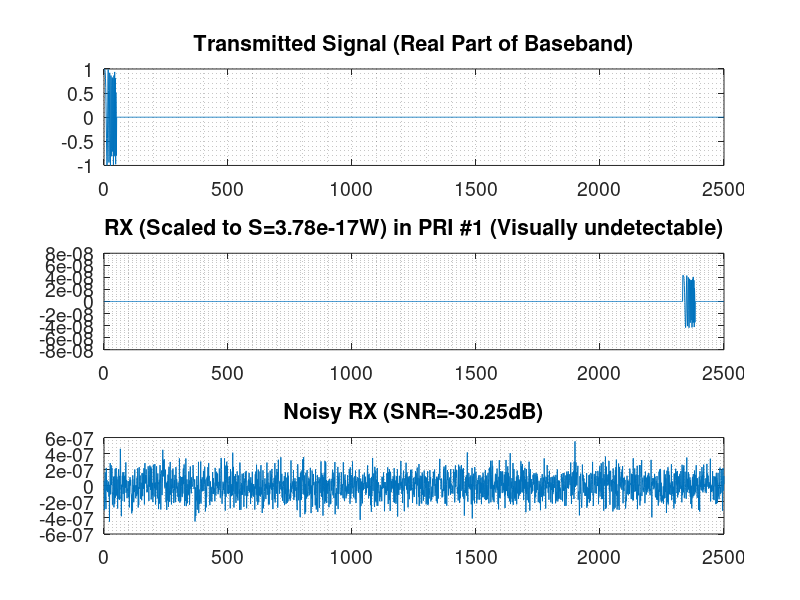

The MATLAB source for this figure: (Note: this script raises an error after producing the figure.)
function Correlation()
    close all;
    pkg load signal;
    clc;

    % =================================================================
    % 1. DEFINE RADAR and TARGET PARAMETERS (PHYSICAL & SYSTEM)
    % =================================================================
    c = 3e8;                                % light speed (m/s)
    T = 1e-6;                               % Pulse duration (s)
    fs = 50e6;                              % Sampling frequency (Hz)
    f_c = 10e9;                             % Carrier frequency (10 GHz - X-band)

    % --- MEDIUM RANGE PARAMETERS ---
    PRI = 50e-6;                            % PRI for max range 7.5 km
    target_dist = 7000;                     % Target at 7030 m (Multiple of 3m res.)

    % --- System & Target Physical Parameters (RADAR Range Equation) ---
    % Pt adjusted for a Single-Pulse SNR_in ~ -17 dB at 7 km
    Pt = 100.00;                            % FINAL Pt: 160 W, Realistic Medium Power
    G_dB = 20;                              % Antenna Gain (dBi)
    G = 10^(G_dB / 10);                     % Antenna Gain (unitless)
    lambda = c / f_c;                       % Wavelength (m)
    sigma = 1;                              % Target RCS (m^2)
    B = 1/T;                                % Receiver Bandwidth (Hz, Matched Filter)
    F = 2;                                  % Noise Figure (Unitless, approx 3 dB)
    L = 5;                                  % System Loss Factor (Unitless, approx 7 dB)

    % Constants
    k = 1.380649e-23;                       % Boltzmann's Constant (J/K)
    T0 = 290;                               % Standard Noise Temperature (K)

    % Integration
    Np = 8;                                 % <<< Set to 1 for UNDETECTABLE, then 100 for SUCCESS >>>

    % --- Practical Noise Components ---
    f_ripple = 120;
    V_ripple_rms = 5e-7;
    R_ref = 50;
    P_ripple = V_ripple_rms^2 / R_ref;

    % =================================================================
    % 2. TX SIGNAL GENERATION (COMPLEX BASEBAND)
    % =================================================================
    Ns = round(PRI*fs);                     % Samples per PRI (2500 samples)
    N = round(T * fs);                      % Pulse samples (N=50, MF Gain is 16.99 dB)
    t_pulse = (0:N-1)/fs;
    B_chirp = 20e6;                         % Chirp bandwidth (20 MHz ??? ~7.5 m range resolution)
    k_chirp = B_chirp / T;                  % Chirp rate
    tx_signal_bb = exp(1i * pi * k_chirp * 1 * t_pulse.^2);   % LFM chirp

    TX = zeros(Ns, Np);
    for p = 1:Np
        TX(1:N, p) = tx_signal_bb;
    end

    s1 = subplot(3,1,1);
    plot(real(TX(:,1)));
    set( s1, 'title', 'Transmitted Signal (Real Part of Baseband)' , 'fontsize', 14);
    grid minor on;

    % =================================================================
    % 3. RX SIGNAL GENERATION & SCALING
    % =================================================================

    time_delay = 2 * target_dist / c;
    d = round(time_delay * fs);

    % --- Calculate Single-Pulse SNR using RADAR Range Equation ---
    R = target_dist;
    Denominator_Loss = (4 * pi)^3 * R^4 * L;
    S_watts = (Pt * G^2 * lambda^2 * sigma) / Denominator_Loss;

    N_thermal_watts = k * T0 * B * F * L;

    SNR_single_ratio = S_watts / N_thermal_watts;
    SNR_single_dB = 10 * log10(SNR_single_ratio);

    fprintf(' Gain of TX/RX antenna and Calculated System Parameters (R=%.0fm):\n', R);
    fprintf(' Antenna gain for both TX & RX: %d dBi\n', G_dB);
    fprintf('  - Pt: %.2f W, MF Gain: %.2f dB\n', Pt, 10*log10(N));
    fprintf('  - Single-Pulse SNR (Theoretical): %.2f dB\n', SNR_single_dB);
    fprintf('  - S_watts: %.2e W, N_thermal: %.2e W\n', S_watts, N_thermal_watts);

    % --- Calculate Noise Standard Deviations ---
    sigma_n_thermal = sqrt(N_thermal_watts / 2);
    sigma_n_ripple = sqrt(P_ripple / 2);

    % --- RX matrix: delayed copy per pulse (Complex) ---
    RX_ideal = zeros(Ns, Np); % <<< FIXED: Initialized RX_ideal here >>>
    f_d = 200; % Doppler shift in Hz
    for p = 1:Np
        if d+N-1 <= Ns
            RX_ideal(d+1:d+N, p) = tx_signal_bb .* exp(1i * 2*pi * f_d * (t_pulse + (p-1)*PRI));
        end
    end

    % --- Scale the IDEAL RX signal to match the required S_watts ---
    % Note: RX_ideal is now defined from line 90
    P_ideal_current = mean(abs(RX_ideal(:)).^2);
    scale_factor = sqrt(S_watts / P_ideal_current);
    RX_scaled = RX_ideal * scale_factor;

    s2 = subplot(3,1,2);
    plot(real(RX_scaled(:,1)));
    grid minor on;
    set(s2, 'title', sprintf('RX (Scaled to S=%.2eW) in PRI #1 (Visually undetectable)', S_watts) , 'fontsize', 14);


    % 4. Add AWGN and Ripple Noise

    noise_thermal = sigma_n_thermal * (randn(size(RX_scaled)) + 1i * randn(size(RX_scaled)));

    t_full = (0:Ns*Np-1)/fs;
    ripple_i = sigma_n_ripple * sin(2*pi*f_ripple*t_full);
    ripple_q = sigma_n_ripple * cos(2*pi*f_ripple*t_full);
    noise_ripple_full = (ripple_i + 1i * ripple_q).';
    noise_ripple = reshape(noise_ripple_full, Ns, Np);

    noisy_rx_sig = RX_scaled + noise_thermal + noise_ripple;

    s3 = subplot(3,1,3);
    plot(real(noisy_rx_sig(:,1)));
    grid minor on;
    set( s3, 'title', sprintf('Noisy RX (SNR=%.2fdB)', SNR_single_dB) , 'fontsize', 14);

    % =================================================================
    % 5. MATCHED FILTERING & COHERENT INTEGRATION
    % =================================================================

    h = conj(fliplr(tx_signal_bb)) / norm(tx_signal_bb);
    MF = zeros(Ns+N-1, Np);
    %% The received signal is attenuated and buried beneath the noise floor,
    %% necessitating amplification via an LNA or AGC at the analog front-end.
    %% We normalize the raw input by its peak magnitude to ensure the ADC
    %% utilizes its full dynamic range, preventing underflow or saturation
    %% during fixed-point operations.
    peak_rx = max(noisy_rx_sig(:));                       % find max
    norm_noisy_rx = noisy_rx_sig./peak_rx;              % normalize noisy rx
    for p = 1:Np
        MF(:, p) = myconv(norm_noisy_rx(:, p), h);
    end

    expected_conv_idx = d + N;
    half_win = round(2.5 * N);
    win_idx = max(1, expected_conv_idx - half_win) : min(size(MF,1), expected_conv_idx + half_win);
    coherent_sum = sum(MF(win_idx, :), 2);

    lag_samples_vec = win_idx - N;
    lag_axis_s = lag_samples_vec / fs;
    range_axis = (lag_axis_s * c) / 2;

    single_pulse_result = MF(win_idx, 1);

    % =================================================================
    % 6. PLOTTING & DIAGNOSTICS
    % =================================================================

    figure('Name', sprintf('Integration Comparison (Np=%d, SNR=%.2fdB)', Np, SNR_single_dB));

    s_comp = subplot(2,1,1);
    plot(range_axis, abs(single_pulse_result), 'b', 'LineWidth', 1.2);
    hold on;
    plot(range_axis, abs(coherent_sum), 'r', 'LineWidth', 1.2);
    title(sprintf('Coherent Integration vs. Single Pulse (Np=%d)', Np));
    xlabel('Range (m)');
    ylabel('Amplitude');
    legend('Single Pulse', sprintf('Coherent Sum (Gain: %.1fdB)', 10*log10(Np)));
    grid on;

    s_db = subplot(2,1,2);
    plot(range_axis, 20*log10(abs(single_pulse_result)+eps), 'b', 'LineWidth', 1.2);
    hold on;
    plot(range_axis, 20*log10(abs(coherent_sum)+eps), 'r', 'LineWidth', 1.2);
    title('Matched Filter Output (dB)');
    xlabel('Range (m)');
    ylabel('20*log10(|R|) [dB]');
    legend('Single Pulse', sprintf('Coherent Sum (Np=%d)', Np));
    grid on;

    % --- compute observed SNR ---
    [peak_val_single, ~] = max(abs(single_pulse_result));
    [peak_val_coherent, peak_idx] = max(abs(coherent_sum));

    len_cs = length(coherent_sum);
    noise_region = 1 : max(1, peak_idx - round(3*N));

    if isempty(noise_region) || length(noise_region) < 10
        noise_region = [1:round(0.2*len_cs), round(0.8*len_cs):len_cs];
    end

    noise_rms_coherent = sqrt(mean(abs(coherent_sum(noise_region)).^2));

    SNR_dB_observed = 20*log10(peak_val_coherent / noise_rms_coherent);

    noise_rms_single = noise_rms_coherent / sqrt(Np);
    SNR_dB_single_observed = 20*log10(peak_val_single / noise_rms_single);

    fprintf('\n--- Observed Results ---\n');
    fprintf('MF Output SNR (Theoretical, Np=1): %.2f dB\n', SNR_single_dB + 10*log10(N));
    fprintf('Coherent Integration Gain (Theoretical): +%.2f dB\n', 10*log10(Np));
    fprintf('Single Pulse Observed SNR (MF Output): %.2f dB\n', SNR_dB_single_observed);
    fprintf('Coherent Sum Observed SNR (MF Output): %.2f dB\n', SNR_dB_observed);
    fprintf('Observed SNR Improvement (Coherent): %.2f dB\n', SNR_dB_observed - SNR_dB_single_observed);

    % --- Range estimate ---
    peak_conv_idx = win_idx(1) + peak_idx - 1;
    lag_samples_est = peak_conv_idx - N;
    R_est = (lag_samples_est / fs) * c / 2;
    fprintf('Estimated range: %.2f m (Target: %.0f m)\n', R_est, target_dist);

end
